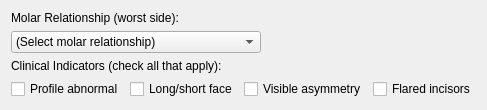
          <widget class="QWidget" name="pageB">
           <layout class="QGridLayout" name="gridLayout_2">
            <item row="0" column="0" colspan="4">
             <widget class="QLabel" name="molarRel">
              <property name="sizePolicy">
               <sizepolicy hsizetype="Preferred" vsizetype="Fixed">
                <horstretch>0</horstretch>
                <verstretch>0</verstretch>
               </sizepolicy>
              </property>
              <property name="text">
               <string>Molar Relationship (worst side):</string>
              </property>
             </widget>
            </item>
            <item row="3" column="0">
             <widget class="QCheckBox" name="checkBox_01_abnormal">
              <property name="text">
               <string>Profile abnormal</string>
              </property>
             </widget>
            </item>
            <item row="2" column="0" colspan="4">
             <widget class="QLabel" name="clinicalIndicators">
              <property name="sizePolicy">
               <sizepolicy hsizetype="Preferred" vsizetype="Fixed">
                <horstretch>0</horstretch>
                <verstretch>0</verstretch>
               </sizepolicy>
              </property>
              <property name="text">
               <string>Clinical Indicators (check all that apply):</string>
              </property>
             </widget>
            </item>
            <item row="3" column="2">
             <widget class="QCheckBox" name="checkBox_03_asym">
              <property name="text">
               <string>Visible asymmetry</string>
              </property>
             </widget>
            </item>
            <item row="1" column="0" colspan="4">
             <widget class="QComboBox" name="comboBox_molar">
              <property name="maximumSize">
               <size>
                <width>250</width>
                <height>16777215</height>
               </size>
              </property>
              <item>
               <property name="text">
                <string>(Select molar relationship)</string>
               </property>
              </item>
              <item>
               <property name="text">
                <string>Class I</string>
               </property>
              </item>
              <item>
               <property name="text">
                <string>End-to-end</string>
               </property>
              </item>
              <item>
               <property name="text">
                <string>Half-cusp Class II/III</string>
               </property>
              </item>
              <item>
               <property name="text">
                <string>Full-cusp Class II/III</string>
               </property>
              </item>
              <item>
               <property name="text">
                <string>Beyond full-cusp</string>
               </property>
              </item>
             </widget>
            </item>
            <item row="3" column="1">
             <widget class="QCheckBox" name="checkBox_02_face">
              <property name="text">
               <string>Long/short face</string>
              </property>
             </widget>
            </item>
            <item row="3" column="3">
             <widget class="QCheckBox" name="checkBox_04_incisors">
              <property name="text">
               <string>Flared incisors</string>
              </property>
             </widget>
            </item>
           </layout>
          </widget>
